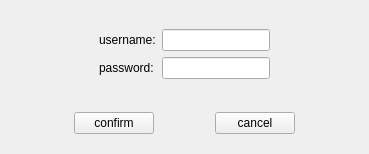
<?xml version="1.0" encoding="UTF-8"?>
<ui version="4.0">
 <class>login_widget</class>
 <widget class="QWidget" name="login_widget">
  <property name="geometry">
   <rect>
    <x>0</x>
    <y>0</y>
    <width>369</width>
    <height>148</height>
   </rect>
  </property>
  <property name="windowTitle">
   <string>Form</string>
  </property>
  <property name="windowIcon">
   <iconset resource="res.qrc">
    <normaloff>:/new/image/clock.jpg</normaloff>:/new/image/clock.jpg</iconset>
  </property>
  <layout class="QVBoxLayout" name="verticalLayout_2">
   <item>
    <widget class="QWidget" name="widget_4" native="true">
     <layout class="QVBoxLayout" name="verticalLayout">
      <item>
       <widget class="QWidget" name="widget_2" native="true">
        <layout class="QGridLayout" name="gridLayout">
         <item row="0" column="0">
          <spacer name="horizontalSpacer_3">
           <property name="orientation">
            <enum>Qt::Horizontal</enum>
           </property>
           <property name="sizeHint" stdset="0">
            <size>
             <width>40</width>
             <height>20</height>
            </size>
           </property>
          </spacer>
         </item>
         <item row="2" column="1">
          <widget class="QLabel" name="label_2">
           <property name="text">
            <string>password:</string>
           </property>
          </widget>
         </item>
         <item row="0" column="2">
          <widget class="QLineEdit" name="lineEdit_username"/>
         </item>
         <item row="0" column="1">
          <widget class="QLabel" name="label">
           <property name="text">
            <string>username:</string>
           </property>
          </widget>
         </item>
         <item row="2" column="2">
          <widget class="QLineEdit" name="lineEdit_password"/>
         </item>
         <item row="0" column="3">
          <spacer name="horizontalSpacer_4">
           <property name="orientation">
            <enum>Qt::Horizontal</enum>
           </property>
           <property name="sizeHint" stdset="0">
            <size>
             <width>40</width>
             <height>20</height>
            </size>
           </property>
          </spacer>
         </item>
        </layout>
       </widget>
      </item>
     </layout>
    </widget>
   </item>
   <item>
    <widget class="QWidget" name="widget" native="true">
     <layout class="QHBoxLayout" name="horizontalLayout">
      <item>
       <spacer name="horizontalSpacer">
        <property name="orientation">
         <enum>Qt::Horizontal</enum>
        </property>
        <property name="sizeHint" stdset="0">
         <size>
          <width>40</width>
          <height>20</height>
         </size>
        </property>
       </spacer>
      </item>
      <item>
       <widget class="QPushButton" name="btn_confirm">
        <property name="text">
         <string>confirm</string>
        </property>
       </widget>
      </item>
      <item>
       <spacer name="horizontalSpacer_2">
        <property name="orientation">
         <enum>Qt::Horizontal</enum>
        </property>
        <property name="sizeHint" stdset="0">
         <size>
          <width>40</width>
          <height>20</height>
         </size>
        </property>
       </spacer>
      </item>
      <item>
       <widget class="QPushButton" name="btn_cancel">
        <property name="text">
         <string>cancel</string>
        </property>
       </widget>
      </item>
      <item>
       <spacer name="horizontalSpacer_5">
        <property name="orientation">
         <enum>Qt::Horizontal</enum>
        </property>
        <property name="sizeHint" stdset="0">
         <size>
          <width>40</width>
          <height>20</height>
         </size>
        </property>
       </spacer>
      </item>
     </layout>
    </widget>
   </item>
  </layout>
 </widget>
 <resources>
  <include location="res.qrc"/>
 </resources>
 <connections/>
</ui>
